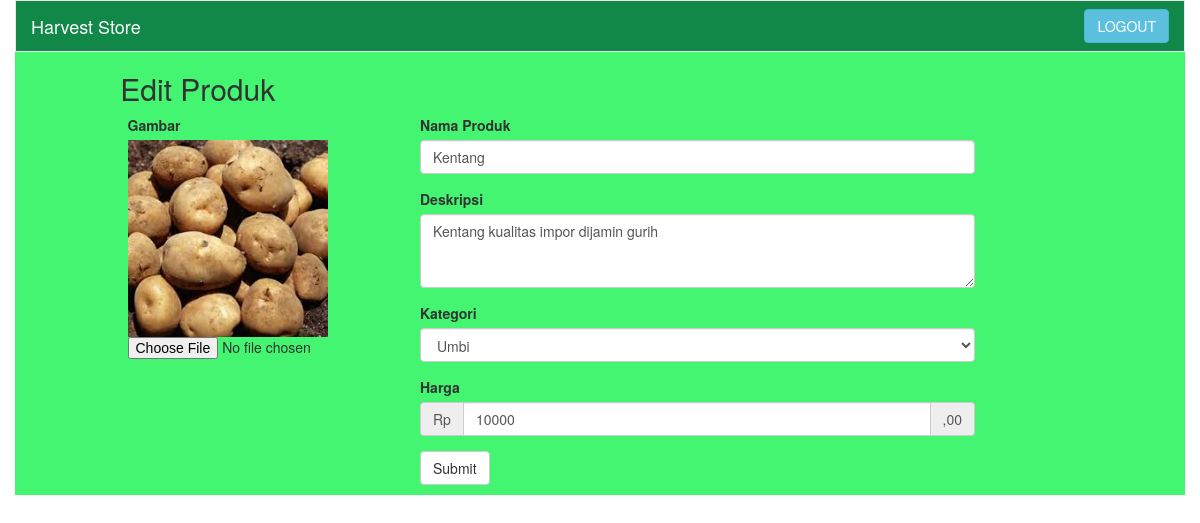
/admin/index.php?a_toko=16&edit_produk=26 (signed in), run on the app's committed database.
### tables this page shows
CREATE TABLE `produk` (
  `id_produk` int(5) NOT NULL,
  `nama_produk` varchar(20) DEFAULT NULL,
  `deskripsi_produk` varchar(500) DEFAULT NULL,
  `kategori_produk` varchar(10) DEFAULT NULL,
  `harga_produk` int(10) DEFAULT NULL,
  `id_toko` int(5) DEFAULT NULL,
  `gambar_produk` varchar(100) DEFAULT NULL
);

### controller/C_Edit_produk.php (called while the page is built, shortened)
<?php
include_once "../model/M_Produk.php";
class C_Edit_produk
{
    public $produk;
    function __construct(){
        $this->produk = new M_Produk();
    }
    function index($id_produk){
        $data = $this->produk->getDataproduk($id_produk);
        include_once "../view/v_edit_produk.php";
    }
}
?>

### model/M_Produk.php (called while the page is built, shortened)
<?php
class M_Produk{
    public $db;
    function __construct(){
        $this->db = new PDO('mysql:host=localhost;dbname=hasto;', 'root', '');
    }
    function getDataproduk($id_produk){
        $query = "select id_produk, nama_produk, deskripsi_produk, kategori_produk, harga_produk, gambar_produk from produk where id_produk=:id_produk";
        $stmt = $this->db->prepare($query);
        $stmt->execute(array(':id_produk'=>$id_produk));
        $row = $stmt->fetch(PDO::FETCH_ASSOC);
        return $row;
    }
}
?>

### view/v_edit_produk.php (the view, shortened to what this page needs)
<!DOCTYPE html>
<html>
    <head>
        <link rel="stylesheet" href="../asset/css/bootstrap.min.css">
        <link rel="stylesheet" href="../asset/css/custom.css">
    </head>
    <div class="container">
    <?php include_once 'header-member.php'; ?>
    <body>
        <h2 class="form-tilte">Edit Produk</h2>
        <form method="post" class="col-md-12" enctype="multipart/form-data" runat="server" id="tambah_produk">
            <div class="row">
                <div class="form-group col-md-4 col-md-push-1">
                    <label>Gambar</label>
                    <br/>
                    <img style="width: 200px;" id="preview_gambar" src="<?php echo $data['gambar_produk'];?>">
                    <input type="file" name="gambar_produk" id="input_gambar" onchange="readURL(this);">
                </div>
                <div class="col-md-6">
                    <div class="form-group">
                        <label>Nama Produk</label>
                        <input type="text" class="form-control" placeholder="nama produk" name="nama_produk" value="<?php echo $data['nama_produk'];?>">
                    </div>
                    <div class="form-group">
                        <label>Deskripsi</label>
                        <textarea class="form-control" rows="3" name="deskripsi_produk" form="tambah_produk"><?php echo $data['deskripsi_produk']; ?></textarea>
                    </div>
                    <div class="form-group">
                        <label for="kategori">Kategori</label>
                        <select class="form-control" id="kategori" onchange="run()">
                            <option <?php if($data['kategori_produk'] == 'umbi'){echo("selected");}?> value="umbi">Umbi</option>
                        </select>
                    </div>
                    <div class="form-group">
                        <label>Harga</label>
                        <div class="input-group">
                            <div class="input-group-addon">Rp</div>
                            <input type="number" class="form-control" placeholder="Harga" name="harga_produk" value="<?php echo $data['harga_produk'];?>">
                            <div class="input-group-addon">,00</div>
                        </div>
                    </div>
                    <button type="button" class="btn btn-default" data-toggle="modal" data-target=".bs-example-modal-sm">Submit</button>
                </div>
            </div>
        </form>
    </body>
</html>

### asset/css/custom.css (style rules this page uses)
.form-tilte { margin-left: 9%; }
.container { padding:0px 0 10px; background: #43f571; overflow: hidden; }

### data on the page
produk: gambar_produk (picture), nama_produk "Kentang", deskripsi_produk "Kentang kualitas impor dijamin gurih", kategori_produk "Umbi", harga_produk "10000"
